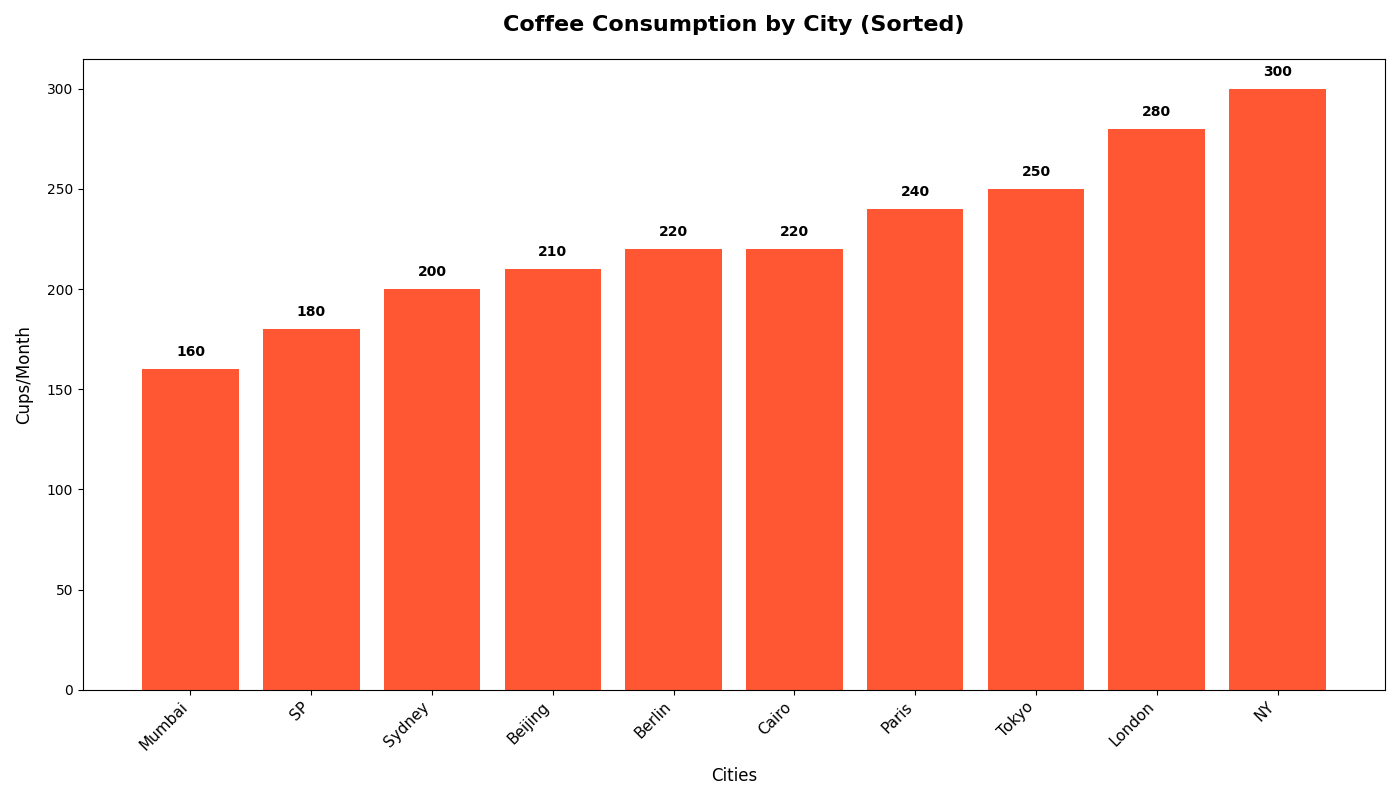

Python code for this plot:
import matplotlib.pyplot as plt
import numpy as np

cities = ['NY', 'Tokyo', 'Berlin', 'Paris', 'Sydney', 'London', 'Cairo', 'Mumbai', 'SP', 'Beijing']
coffee_consumption = [300, 250, 220, 240, 200, 280, 220, 160, 180, 210]

# Sort the coffee consumption and associated cities in ascending order
sorted_indices = sorted(range(len(coffee_consumption)), key=lambda i: coffee_consumption[i])
sorted_cities = [cities[i] for i in sorted_indices]
sorted_coffee_consumption = [coffee_consumption[i] for i in sorted_indices]

fig, ax = plt.subplots(figsize=(14, 8))

single_color = '#FF5733'
bars = ax.bar(sorted_cities, sorted_coffee_consumption, color=single_color)

for bar, consumption in zip(bars, sorted_coffee_consumption):
    yval = bar.get_height()
    ax.text(bar.get_x() + bar.get_width() / 2, yval + 5, f'{consumption}', ha='center', va='bottom', fontsize=10, fontweight='bold', color='black')

ax.set_title('Coffee Consumption by City (Sorted)', fontsize=16, fontweight='bold', pad=20)
ax.set_xlabel('Cities', fontsize=12, labelpad=10)
ax.set_ylabel('Cups/Month', fontsize=12, labelpad=10)

ax.set_xticks(np.arange(len(sorted_cities)))
ax.set_xticklabels(sorted_cities, rotation=45, ha='right', fontsize=11)

plt.tight_layout()
plt.show()
